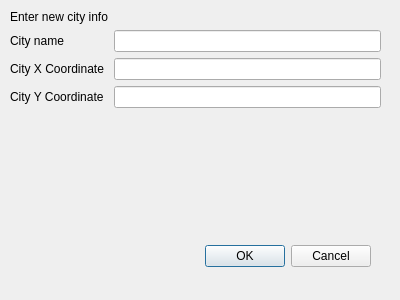
<?xml version="1.0" encoding="UTF-8"?>
<ui version="4.0">
 <class>AddCityDialog</class>
 <widget class="QDialog" name="AddCityDialog">
  <property name="geometry">
   <rect>
    <x>0</x>
    <y>0</y>
    <width>400</width>
    <height>300</height>
   </rect>
  </property>
  <property name="windowTitle">
   <string>Dialog</string>
  </property>
  <widget class="QDialogButtonBox" name="buttonBox">
   <property name="geometry">
    <rect>
     <x>30</x>
     <y>240</y>
     <width>341</width>
     <height>32</height>
    </rect>
   </property>
   <property name="orientation">
    <enum>Qt::Horizontal</enum>
   </property>
   <property name="standardButtons">
    <set>QDialogButtonBox::Cancel|QDialogButtonBox::Ok</set>
   </property>
  </widget>
  <widget class="QWidget" name="formLayoutWidget">
   <property name="geometry">
    <rect>
     <x>10</x>
     <y>10</y>
     <width>371</width>
     <height>157</height>
    </rect>
   </property>
   <layout class="QFormLayout" name="formLayout">
    <item row="0" column="0">
     <widget class="QLabel" name="label">
      <property name="text">
       <string>Enter new city info</string>
      </property>
     </widget>
    </item>
    <item row="2" column="1">
     <widget class="QLineEdit" name="input_name"/>
    </item>
    <item row="4" column="1">
     <widget class="QLineEdit" name="input_y"/>
    </item>
    <item row="2" column="0">
     <widget class="QLabel" name="label_2">
      <property name="text">
       <string>City name</string>
      </property>
     </widget>
    </item>
    <item row="3" column="1">
     <widget class="QLineEdit" name="input_x">
      <property name="clearButtonEnabled">
       <bool>false</bool>
      </property>
     </widget>
    </item>
    <item row="3" column="0">
     <widget class="QLabel" name="label_3">
      <property name="text">
       <string>City X Coordinate</string>
      </property>
     </widget>
    </item>
    <item row="4" column="0">
     <widget class="QLabel" name="label_4">
      <property name="text">
       <string>City Y Coordinate</string>
      </property>
     </widget>
    </item>
   </layout>
  </widget>
 </widget>
 <tabstops>
  <tabstop>input_name</tabstop>
  <tabstop>input_x</tabstop>
  <tabstop>input_y</tabstop>
 </tabstops>
 <resources/>
 <connections>
  <connection>
   <sender>buttonBox</sender>
   <signal>accepted()</signal>
   <receiver>Dialog</receiver>
   <slot>accept()</slot>
   <hints>
    <hint type="sourcelabel">
     <x>248</x>
     <y>254</y>
    </hint>
    <hint type="destinationlabel">
     <x>157</x>
     <y>274</y>
    </hint>
   </hints>
  </connection>
  <connection>
   <sender>buttonBox</sender>
   <signal>rejected()</signal>
   <receiver>Dialog</receiver>
   <slot>reject()</slot>
   <hints>
    <hint type="sourcelabel">
     <x>316</x>
     <y>260</y>
    </hint>
    <hint type="destinationlabel">
     <x>286</x>
     <y>274</y>
    </hint>
   </hints>
  </connection>
 </connections>
</ui>
